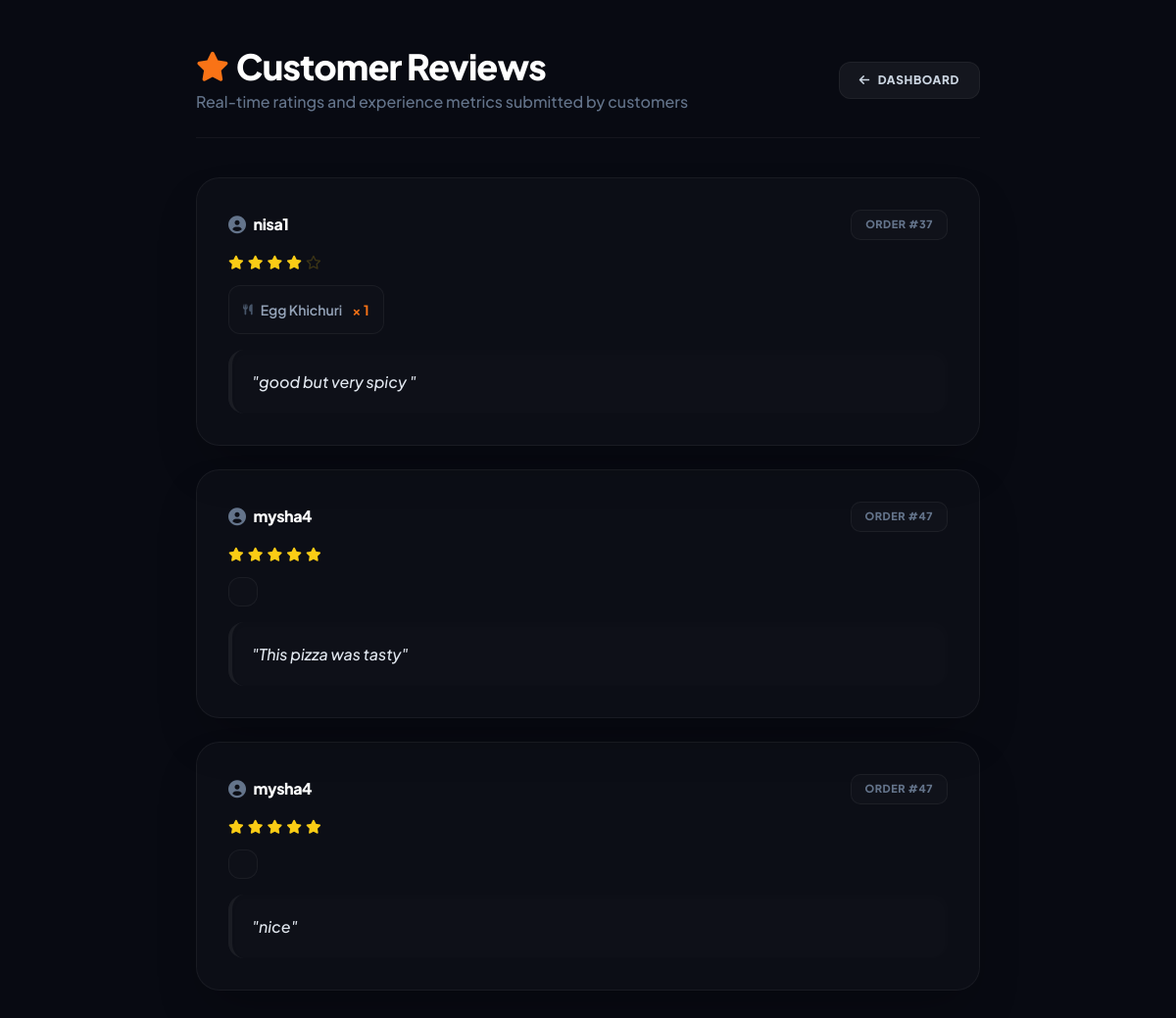
Page /reviews/ (signed in) on the committed database.
### SmartCanteen/models.py (models this page shows, shortened)
class Feedback(models.Model):
    user = models.ForeignKey(User, on_delete=models.CASCADE)
    order = models.ForeignKey(Order, on_delete=models.CASCADE)
    message = models.TextField()
    rating = models.IntegerField(default=5)
    created_at = models.DateTimeField(auto_now_add=True)
    is_read = models.BooleanField(default=False)

class Order(models.Model):
    STATUS_CHOICES = (
        ('Pending', 'Pending'),
        ('Ready', 'Ready'),
        ('Done', 'Done'),
        ('Cancelled', 'Cancelled'),
    )
    PICKUP_CHOICES = (
        ('Takeaway', 'Takeaway'),
        ('Dine-in', 'Dine-in'),
    )
    PAYMENT_CHOICES = (
        ('Cash', 'Cash'),
        ('Online', 'Online'),
    )
    user = models.ForeignKey(
        User,
        on_delete=models.CASCADE,
        related_name='orders',
        null=True,
        blank=True
    )
    customer_name = models.CharField(max_length=100)
    total_price = models.DecimalField(max_digits=10, decimal_places=2)
    status = models.CharField(
        max_length=20,
        choices=STATUS_CHOICES,
        default='Pending'
    )
    order_type = models.CharField(
        max_length=20,
        choices=PICKUP_CHOICES,
        default='Takeaway'
    )
    payment_method = models.CharField(
        max_length=20,
        choices=PAYMENT_CHOICES,
        default='Cash'
    )
    payment_status = models.BooleanField(default=False)  # ✅ ADD THIS
    created_at = models.DateTimeField(auto_now_add=True)

class OrderItem(models.Model):
    order = models.ForeignKey(
        Order,
        on_delete=models.CASCADE,
        related_name='items'
    )
    food = models.ForeignKey(
        Food,
        on_delete=models.CASCADE
    )
    quantity = models.IntegerField(default=1)

class Food(models.Model):
    CATEGORY_CHOICES = (
        ('Rice', 'Rice'),
        ('Bread', 'Bread'),
        ('Snacks', 'Snacks'),
        ('Drinks', 'Drinks'),
        ('Dessert', 'Dessert'),
    )
    name = models.CharField(max_length=100)
    category = models.CharField(
        max_length=50,
        choices=CATEGORY_CHOICES,
        default='Snacks'
    )
    price = models.DecimalField(max_digits=10, decimal_places=2)
    quantity = models.IntegerField(default=0)
    photo = models.ImageField(
        upload_to='food_images/',
        blank=True,
        null=True
    )
    available = models.BooleanField(default=True)

### SmartCanteen/views.py (the view)
# urls.py: path('reviews/', views.reviews_list, name='reviews_list'),
@login_required
def reviews_list(request):
    reviews = Feedback.objects.all().order_by('-id')
    unread_count = Feedback.objects.filter(is_read=False).count()
    return render(request, 'reviews_list.html', {
        'reviews': reviews,
        'unread_count': unread_count
    })

### templates/reviews_list.html (shortened to what this page needs)
<!DOCTYPE html>
<html lang="en">
<head>
    <script src="https://cdn.tailwindcss.com"></script>
    <link rel="stylesheet" href="https://cdnjs.cloudflare.com/ajax/libs/font-awesome/6.0.0/css/all.min.css">
</head>
<body class="p-6 md:p-12 max-w-4xl mx-auto">
<div class="flex justify-between items-center mb-10 border-b border-white/5 pb-6">
    <div>
        <h1 class="text-4xl font-black text-white tracking-tight flex items-center gap-2">
            <i class="fa-solid fa-star text-orange-500 text-3xl"></i> Customer Reviews
        </h1>
        <p class="text-slate-500 font-medium mt-1">Real-time ratings and experience metrics submitted by customers</p>
    </div>
    <a href="{% url 'staff_dashboard' %}"
       class="bg-white/5 border border-white/5 text-slate-300 px-5 py-2.5 rounded-xl text-xs uppercase font-black tracking-wider hover:bg-white/10 transition-all flex items-center gap-2">
        <i class="fa-solid fa-arrow-left"></i> Dashboard
    </a>
</div>
{% for r in reviews %}
<div class="card p-6 md:p-8 mb-6 shadow-2xl">
    <div class="flex justify-between items-center mb-4">
        <div class="text-white font-extrabold text-base flex items-center gap-2 tracking-tight">
            <i class="fa-solid fa-circle-user text-slate-500 text-lg"></i> {{ r.user.username }}
        </div>
        <div class="order-badge">
            Order #{{ r.order.id }}
        </div>
    </div>
    <div class="flex gap-1 text-[#facc15] text-sm my-3">
        {% for i in "12345" %}
            {% if forloop.counter <= r.rating %}
                <i class="fa-solid fa-star"></i>
            {% else %}
                <i class="fa-regular fa-star opacity-20"></i>
            {% endif %}
        {% endfor %}
    </div>
    <div class="text-sm font-semibold text-slate-400 space-y-1.5 my-4 bg-white/[0.01] p-3.5 rounded-xl border border-white/5 max-w-fit">
        {% for item in r.order.items.all %}
            <span class="flex items-center gap-2">
                <i class="fa-solid fa-utensils text-[11px] text-slate-600"></i>
                {{ item.food.name }} <span class="text-orange-500 font-bold ml-0.5">× {{ item.quantity }}</span>
            </span>
        {% endfor %}
    </div>
    <div class="message-quote border-white/5 mt-4 shadow-inner">
        "{{ r.message }}"
    </div>
</div>
{% empty %}
<div class="text-center py-24 border-dashed border border-white/5 rounded-2xl">
    <i class="fa-solid fa-comment-slash text-4xl block mb-4 opacity-20 text-slate-400"></i>
    <p class="text-slate-500 font-bold uppercase tracking-widest text-xs m-0">No reviews found yet. Keep serving great food!</p>
</div>
{% endfor %}
</body>
</html>

### templates/reviews_list.html (style rules this page uses)
:root { --primary-orange: #f97316; --primary-red: #ef4444; --primary-yellow: #facc15; --bg-dark: #080a12; }
body { background: var(--bg-dark); color: #e2e8f0; font-family: 'Plus Jakarta Sans', sans-serif; }
.card { background: rgba(255, 255, 255, 0.02); border: 1px solid rgba(255, 255, 255, 0.05); border-radius: 24px; transition: 0.3s; }
.order-badge { color: #64748b; font-size: 11px; font-weight: 800; background: rgba(255, 255, 255, 0.02); border: 1px solid rgba(255, 255, 255, 0.05); padding: 6px 14px; border-radius: 10px; text-transform: uppercase; letter-spacing: 0.5px; }
.message-quote { color: #e2e8f0; background: rgba(255, 255, 255, 0.01); padding: 20px; border-radius: 16px; border-left: 4px solid var(--primary-orange); font-style: italic; font-weight: 500; line-height: 1.6; }

### rows in the picture
Feedback: user.username "nisa1", order.id "37", rating 4 (drawn), message "good but very spicy"
OrderItem: food.name "Egg Khichuri", quantity "1"
Feedback: user.username "mysha4", order.id "47", rating 5 (drawn), message "This pizza was tasty"
Feedback: user.username "mysha4", order.id "47", rating 5 (drawn), message "nice"
